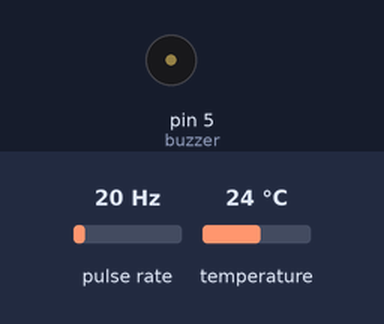
A sketch run on a simulated Arduino Mega 2560, built with avr-gcc and run on an emulated ATmega2560. Shown: buzzer (waves = sounding, pin HIGH). Wiring (inferred from the names in the program): pulse sensor: data pin 2. The inputs (shaded band) are chosen by the test bench; at power-on: pulse rate 20 Hz, temperature 24 °C.

Above: at 1.2 s.
1.3 s: pulse rate (sensor on pin 2) set to 79 Hz
5.5 s: pulse rate (sensor on pin 2) set to 85 Hz
At 9.5 s:
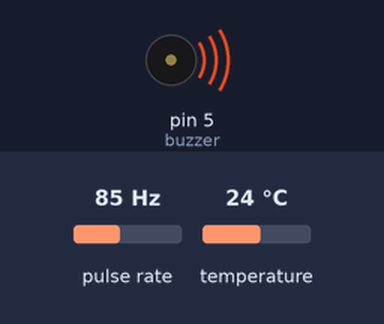
Timing chart, 0 to 15.7 s (numbered marks = the images above; inputs shaded):
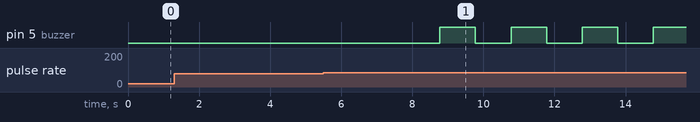

Measured:
- the behaviour switches between 82 and 83 Hz on pulse rate (sensor on pin 2) (found by bisection; images 0 and 1)
- after the input at 1.3 s, every drawn part: stays the same
- after the input at 5.5 s, pin 5 (buzzer): alternates HIGH for 1.0 s and LOW for 1.0 s, starting after 3.3 s

The sketch:

arduino.ino
```cpp
/*
 *  Arduino: VCC -- BIRU
 *           DATA - HIJAU
 *           GND -- UNGU
 *
 *  DS18B20: VCC -- biru muda
 *           DATA - hijau muda
 *           GND -- coklat muda
 *
 *  FS300A: VCC -- oranye
 *          DATA - hijau
 *          GND -- putih
 */

#include <ArduinoJson.h>
#include <OneWire.h>
#include <DallasTemperature.h>

#define sensorInterrupt     0       // 0 = digital pin 2 as interrupt

#define sensorPin           2       // flow meter sensor pin
#define ONE_WIRE_BUS        3       // ds18b20 pin
#define buzzer              5

#define calibrationFactor   5.5;    // the hall-effect flow sensor outputs approximately 5.5 pulses per second per litre/minute of flow.

OneWire oneWire(ONE_WIRE_BUS);
DallasTemperature sensors(&oneWire);

volatile byte pulseCount = 0;       // variable to store pulse count from the hall-effect sensor
byte pulse1Sec = 0;                 // *variable to store pulse count

float flowRate_min = 0;             // flow in L/min
float flowRate_sec = 0;             // flow in L/sec
float vol_litres = 0;               // vol in L
float flowRate_mLsec = 0;           // flow in mL/sec
float tempC = 0;                    // temperatire in ^C

unsigned long prevTimeSensor = 0;   // variable to store previous millis time of sensor
unsigned long prevTimeBuzzer = 0;   // variable to store previous millis time of buzzer

/**/
unsigned long lastDebounceTime = 0;
unsigned long debounceDelay = 100;

int trigState;
int lastTrigState = LOW;
/**/

bool alarm;                 // variable to store alarm condition
bool buzzerState = false;           // variable to store buzzer state
int count;                          // variable to store count of buzzer

void setup() {
  Serial.begin(115200);             // initialize serial with serial monitor
  Serial1.begin(115200);            // initialize serial with MCU
  sensors.begin();

  pinMode(buzzer, OUTPUT);

  pinMode(sensorPin, INPUT);        // set pinmode for sensor pin as input
  digitalWrite(sensorPin, HIGH);    // set sensor pin as input pull up

  attachInterrupt(sensorInterrupt, flowCounter, FALLING);   // set sensorInterrupt as interrupt, run flowCounter() when state is FALLING (High to Low)
}


void loop() {
  if ((millis() - prevTimeSensor) > 1000) {

    pulse1Sec = pulseCount;
    pulseCount = 0;

    flowRate_min = ( ( 1000.0 / (millis() - prevTimeSensor) ) * pulse1Sec) / calibrationFactor;    // pulseCount = 5.5 Q; Q = L/min

    prevTimeSensor = millis();

    flowRate_mLsec = flowRate_min * 1000 / 60;    // flow in mL/sec
//    flowRate_sec = flowRate_min / 60;             // flow in L/sec
//    vol_litres += flowRate_sec;                   // vol in L

    sensors.requestTemperatures();
    tempC = sensors.getTempCByIndex(0);

    StaticJsonDocument<200> toMCU;
    toMCU["flowRate_mLsec"] = flowRate_mLsec;
    toMCU["tempC"] = tempC;
    serializeJson(toMCU, Serial1);

//    Serial.print("Flow rate: ");
//    Serial.print(flowRate_mLsec);
//    Serial.println(" mL/sec");
//
//    Serial.print("Volume: ");
//    Serial.print(vol_litres);
//    Serial.println("L");
//
//    Serial.print(tempC);
//    Serial.println(" ^C");
  }

  int reading;
  if (flowRate_mLsec > 250) {
    reading = HIGH;
  } else {
    reading = LOW;
  }

  if (reading != lastTrigState) {
    lastDebounceTime = millis();
  }

  if ((millis() - lastDebounceTime) > debounceDelay) {
    if (reading != trigState) {
      trigState = reading;

      if (trigState == HIGH) {
        alarm = true;
        count = 0;
      }
    }
  }
  lastTrigState = reading;

  buzzerTest();
}


void flowCounter() {
  pulseCount++;         // pulse count increment
}

void buzzerTest() {
  if (((millis() - prevTimeBuzzer) > 750) && (count <= 10)) {
    if (count == 10) {
      alarm = false;
      count = 0;
      digitalWrite(buzzer, LOW);
    }
//    Serial.println(alarm);
//    Serial.println(count);
    if (alarm == true) {
      buzzerState = !buzzerState;
      if (buzzerState) {
        digitalWrite(buzzer, HIGH);
      } else {
        digitalWrite(buzzer, LOW);
      }
      count++;
    }
    prevTimeBuzzer = millis();
  }
}
```
